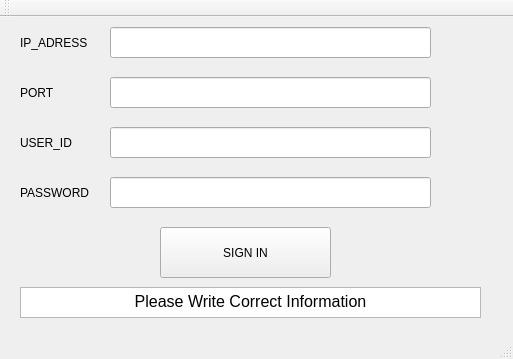
<?xml version="1.0" encoding="UTF-8"?>
<ui version="4.0">
 <class>client_GUIClass</class>
 <widget class="QMainWindow" name="client_GUIClass">
  <property name="geometry">
   <rect>
    <x>0</x>
    <y>0</y>
    <width>513</width>
    <height>359</height>
   </rect>
  </property>
  <property name="windowTitle">
   <string>client_GUI</string>
  </property>
  <widget class="QWidget" name="centralWidget">
   <widget class="QStackedWidget" name="stackedWidget">
    <property name="geometry">
     <rect>
      <x>0</x>
      <y>-10</y>
      <width>511</width>
      <height>341</height>
     </rect>
    </property>
    <property name="font">
     <font>
      <family>Arial</family>
     </font>
    </property>
    <widget class="QWidget" name="page_3">
     <widget class="QLabel" name="label">
      <property name="geometry">
       <rect>
        <x>20</x>
        <y>20</y>
        <width>81</width>
        <height>31</height>
       </rect>
      </property>
      <property name="text">
       <string>IP_ADRESS</string>
      </property>
     </widget>
     <widget class="QLabel" name="label_2">
      <property name="geometry">
       <rect>
        <x>20</x>
        <y>70</y>
        <width>51</width>
        <height>31</height>
       </rect>
      </property>
      <property name="text">
       <string>PORT</string>
      </property>
     </widget>
     <widget class="QLabel" name="label_3">
      <property name="geometry">
       <rect>
        <x>20</x>
        <y>120</y>
        <width>56</width>
        <height>31</height>
       </rect>
      </property>
      <property name="text">
       <string>USER_ID</string>
      </property>
     </widget>
     <widget class="QLabel" name="label_4">
      <property name="geometry">
       <rect>
        <x>20</x>
        <y>170</y>
        <width>71</width>
        <height>31</height>
       </rect>
      </property>
      <property name="text">
       <string>PASSWORD</string>
      </property>
     </widget>
     <widget class="QLineEdit" name="lineEdit">
      <property name="geometry">
       <rect>
        <x>110</x>
        <y>20</y>
        <width>321</width>
        <height>31</height>
       </rect>
      </property>
     </widget>
     <widget class="QLineEdit" name="lineEdit_2">
      <property name="geometry">
       <rect>
        <x>110</x>
        <y>70</y>
        <width>321</width>
        <height>31</height>
       </rect>
      </property>
     </widget>
     <widget class="QLineEdit" name="lineEdit_3">
      <property name="geometry">
       <rect>
        <x>110</x>
        <y>120</y>
        <width>321</width>
        <height>31</height>
       </rect>
      </property>
     </widget>
     <widget class="QLineEdit" name="lineEdit_4">
      <property name="geometry">
       <rect>
        <x>110</x>
        <y>170</y>
        <width>321</width>
        <height>31</height>
       </rect>
      </property>
     </widget>
     <widget class="QPushButton" name="pushButton">
      <property name="geometry">
       <rect>
        <x>160</x>
        <y>220</y>
        <width>171</width>
        <height>51</height>
       </rect>
      </property>
      <property name="text">
       <string>SIGN IN</string>
      </property>
     </widget>
     <widget class="QTextEdit" name="textEdit">
      <property name="geometry">
       <rect>
        <x>20</x>
        <y>280</y>
        <width>461</width>
        <height>31</height>
       </rect>
      </property>
      <property name="html">
       <string>&lt;!DOCTYPE HTML PUBLIC &quot;-//W3C//DTD HTML 4.0//EN&quot; &quot;http://www.w3.org/TR/REC-html40/strict.dtd&quot;&gt;
&lt;html&gt;&lt;head&gt;&lt;meta name=&quot;qrichtext&quot; content=&quot;1&quot; /&gt;&lt;style type=&quot;text/css&quot;&gt;
p, li { white-space: pre-wrap; }
&lt;/style&gt;&lt;/head&gt;&lt;body style=&quot; font-family:'Arial'; font-size:9pt; font-weight:400; font-style:normal;&quot;&gt;
&lt;p align=&quot;center&quot; style=&quot; margin-top:0px; margin-bottom:0px; margin-left:0px; margin-right:0px; -qt-block-indent:0; text-indent:0px;&quot;&gt;&lt;span style=&quot; font-family:'Gulim'; font-size:12pt;&quot;&gt;Please Write Correct Information&lt;/span&gt;&lt;/p&gt;&lt;/body&gt;&lt;/html&gt;</string>
      </property>
     </widget>
    </widget>
    <widget class="QWidget" name="page">
     <widget class="QTextEdit" name="cmd">
      <property name="geometry">
       <rect>
        <x>20</x>
        <y>20</y>
        <width>471</width>
        <height>31</height>
       </rect>
      </property>
      <property name="html">
       <string>&lt;!DOCTYPE HTML PUBLIC &quot;-//W3C//DTD HTML 4.0//EN&quot; &quot;http://www.w3.org/TR/REC-html40/strict.dtd&quot;&gt;
&lt;html&gt;&lt;head&gt;&lt;meta name=&quot;qrichtext&quot; content=&quot;1&quot; /&gt;&lt;style type=&quot;text/css&quot;&gt;
p, li { white-space: pre-wrap; }
&lt;/style&gt;&lt;/head&gt;&lt;body style=&quot; font-family:'Arial'; font-size:9pt; font-weight:400; font-style:normal;&quot;&gt;
&lt;p align=&quot;center&quot; style=&quot;-qt-paragraph-type:empty; margin-top:0px; margin-bottom:0px; margin-left:0px; margin-right:0px; -qt-block-indent:0; text-indent:0px; font-family:'Gulim';&quot;&gt;&lt;br /&gt;&lt;/p&gt;&lt;/body&gt;&lt;/html&gt;</string>
      </property>
     </widget>
     <widget class="QPushButton" name="quitButton">
      <property name="geometry">
       <rect>
        <x>440</x>
        <y>280</y>
        <width>61</width>
        <height>31</height>
       </rect>
      </property>
      <property name="text">
       <string>QUIT</string>
      </property>
     </widget>
     <widget class="QPushButton" name="portButton">
      <property name="geometry">
       <rect>
        <x>440</x>
        <y>90</y>
        <width>61</width>
        <height>31</height>
       </rect>
      </property>
      <property name="text">
       <string>PORT</string>
      </property>
     </widget>
     <widget class="QPushButton" name="pasvButton">
      <property name="geometry">
       <rect>
        <x>440</x>
        <y>120</y>
        <width>61</width>
        <height>31</height>
       </rect>
      </property>
      <property name="text">
       <string>PASV</string>
      </property>
     </widget>
     <widget class="QListWidget" name="clientList">
      <property name="geometry">
       <rect>
        <x>20</x>
        <y>100</y>
        <width>201</width>
        <height>181</height>
       </rect>
      </property>
     </widget>
     <widget class="QListWidget" name="serverList">
      <property name="geometry">
       <rect>
        <x>230</x>
        <y>100</y>
        <width>201</width>
        <height>211</height>
       </rect>
      </property>
     </widget>
     <widget class="QPushButton" name="refreshButton">
      <property name="geometry">
       <rect>
        <x>440</x>
        <y>240</y>
        <width>61</width>
        <height>31</height>
       </rect>
      </property>
      <property name="font">
       <font>
        <family>Arial</family>
        <pointsize>8</pointsize>
       </font>
      </property>
      <property name="text">
       <string>REFRESH</string>
      </property>
     </widget>
     <widget class="QTextEdit" name="address">
      <property name="geometry">
       <rect>
        <x>233</x>
        <y>60</y>
        <width>201</width>
        <height>31</height>
       </rect>
      </property>
     </widget>
     <widget class="QPushButton" name="EXportButton">
      <property name="geometry">
       <rect>
        <x>440</x>
        <y>60</y>
        <width>61</width>
        <height>31</height>
       </rect>
      </property>
      <property name="text">
       <string>CHANGE</string>
      </property>
     </widget>
     <widget class="QPushButton" name="typeButton">
      <property name="geometry">
       <rect>
        <x>20</x>
        <y>60</y>
        <width>61</width>
        <height>31</height>
       </rect>
      </property>
      <property name="text">
       <string>TYPE</string>
      </property>
     </widget>
     <widget class="QPushButton" name="systButton">
      <property name="geometry">
       <rect>
        <x>90</x>
        <y>60</y>
        <width>61</width>
        <height>31</height>
       </rect>
      </property>
      <property name="font">
       <font>
        <family>Arial</family>
        <pointsize>8</pointsize>
       </font>
      </property>
      <property name="text">
       <string>SYST</string>
      </property>
     </widget>
     <widget class="QPushButton" name="mkdButton">
      <property name="geometry">
       <rect>
        <x>440</x>
        <y>160</y>
        <width>61</width>
        <height>31</height>
       </rect>
      </property>
      <property name="text">
       <string>MKD</string>
      </property>
     </widget>
     <widget class="QLineEdit" name="inputEdit">
      <property name="geometry">
       <rect>
        <x>160</x>
        <y>60</y>
        <width>61</width>
        <height>31</height>
       </rect>
      </property>
      <property name="text">
       <string/>
      </property>
     </widget>
     <widget class="QPushButton" name="rmdButton">
      <property name="geometry">
       <rect>
        <x>440</x>
        <y>200</y>
        <width>61</width>
        <height>31</height>
       </rect>
      </property>
      <property name="text">
       <string>RMD</string>
      </property>
     </widget>
     <widget class="QPushButton" name="rnButton">
      <property name="geometry">
       <rect>
        <x>170</x>
        <y>290</y>
        <width>51</width>
        <height>21</height>
       </rect>
      </property>
      <property name="text">
       <string>RN</string>
      </property>
     </widget>
     <zorder>cmd</zorder>
     <zorder>quitButton</zorder>
     <zorder>portButton</zorder>
     <zorder>pasvButton</zorder>
     <zorder>serverList</zorder>
     <zorder>refreshButton</zorder>
     <zorder>clientList</zorder>
     <zorder>address</zorder>
     <zorder>EXportButton</zorder>
     <zorder>typeButton</zorder>
     <zorder>systButton</zorder>
     <zorder>mkdButton</zorder>
     <zorder>inputEdit</zorder>
     <zorder>rmdButton</zorder>
     <zorder>rnButton</zorder>
    </widget>
    <widget class="QWidget" name="page_2"/>
   </widget>
  </widget>
  <widget class="QMenuBar" name="menuBar">
   <property name="geometry">
    <rect>
     <x>0</x>
     <y>0</y>
     <width>513</width>
     <height>21</height>
    </rect>
   </property>
  </widget>
  <widget class="QToolBar" name="mainToolBar">
   <attribute name="toolBarArea">
    <enum>TopToolBarArea</enum>
   </attribute>
   <attribute name="toolBarBreak">
    <bool>false</bool>
   </attribute>
  </widget>
  <widget class="QStatusBar" name="statusBar"/>
 </widget>
 <layoutdefault spacing="6" margin="11"/>
 <resources>
  <include location="client_GUI.qrc"/>
 </resources>
 <connections/>
</ui>
